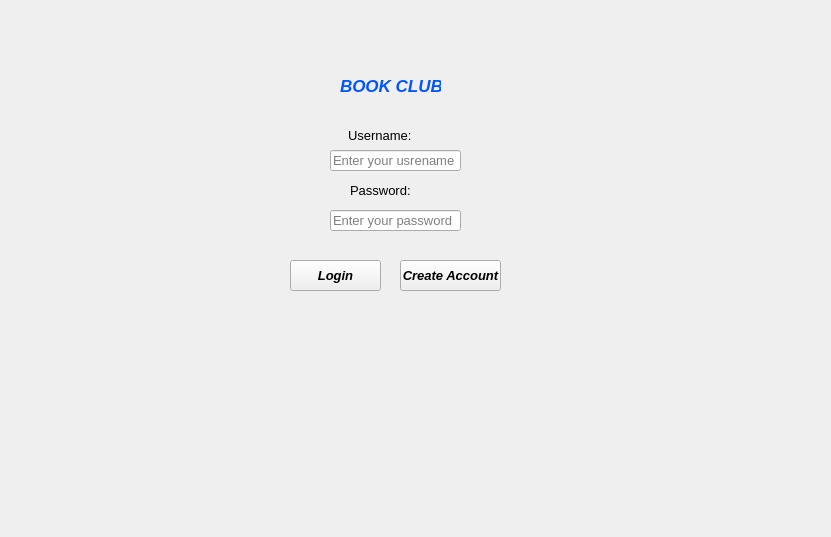
<?xml version="1.0" encoding="UTF-8"?>
<ui version="4.0">
 <class>loginpage</class>
 <widget class="QWidget" name="loginpage">
  <property name="geometry">
   <rect>
    <x>0</x>
    <y>0</y>
    <width>831</width>
    <height>537</height>
   </rect>
  </property>
  <property name="font">
   <font>
    <pointsize>10</pointsize>
   </font>
  </property>
  <property name="windowTitle">
   <string>Form</string>
  </property>
  <widget class="QFrame" name="frame">
   <property name="geometry">
    <rect>
     <x>220</x>
     <y>50</y>
     <width>350</width>
     <height>450</height>
    </rect>
   </property>
   <property name="minimumSize">
    <size>
     <width>350</width>
     <height>450</height>
    </size>
   </property>
   <property name="frameShape">
    <enum>QFrame::Shape::NoFrame</enum>
   </property>
   <property name="frameShadow">
    <enum>QFrame::Shadow::Raised</enum>
   </property>
   <widget class="QLabel" name="titleLabel">
    <property name="geometry">
     <rect>
      <x>120</x>
      <y>20</y>
      <width>101</width>
      <height>31</height>
     </rect>
    </property>
    <property name="font">
     <font>
      <pointsize>13</pointsize>
      <italic>true</italic>
      <bold>true</bold>
     </font>
    </property>
    <property name="styleSheet">
     <string notr="true">color: rgb(0, 85, 255);</string>
    </property>
    <property name="text">
     <string>BOOK CLUB</string>
    </property>
   </widget>
   <widget class="QLabel" name="usernameLabel">
    <property name="geometry">
     <rect>
      <x>128</x>
      <y>75</y>
      <width>71</width>
      <height>21</height>
     </rect>
    </property>
    <property name="text">
     <string>Username:</string>
    </property>
   </widget>
   <widget class="QLineEdit" name="usernameEdit">
    <property name="geometry">
     <rect>
      <x>110</x>
      <y>100</y>
      <width>131</width>
      <height>21</height>
     </rect>
    </property>
    <property name="placeholderText">
     <string>Enter your usrename</string>
    </property>
   </widget>
   <widget class="QLabel" name="passwordLabel">
    <property name="geometry">
     <rect>
      <x>130</x>
      <y>130</y>
      <width>71</width>
      <height>20</height>
     </rect>
    </property>
    <property name="text">
     <string>Password:</string>
    </property>
   </widget>
   <widget class="QLineEdit" name="passwordEdit">
    <property name="geometry">
     <rect>
      <x>110</x>
      <y>160</y>
      <width>131</width>
      <height>21</height>
     </rect>
    </property>
    <property name="echoMode">
     <enum>QLineEdit::EchoMode::Password</enum>
    </property>
    <property name="placeholderText">
     <string>Enter your password</string>
    </property>
   </widget>
   <widget class="QPushButton" name="loginButton">
    <property name="geometry">
     <rect>
      <x>70</x>
      <y>210</y>
      <width>91</width>
      <height>31</height>
     </rect>
    </property>
    <property name="font">
     <font>
      <pointsize>10</pointsize>
      <italic>true</italic>
      <bold>true</bold>
     </font>
    </property>
    <property name="text">
     <string>Login</string>
    </property>
   </widget>
   <widget class="QPushButton" name="registerButton">
    <property name="geometry">
     <rect>
      <x>180</x>
      <y>210</y>
      <width>101</width>
      <height>31</height>
     </rect>
    </property>
    <property name="font">
     <font>
      <pointsize>10</pointsize>
      <italic>true</italic>
      <bold>true</bold>
      <underline>false</underline>
      <strikeout>false</strikeout>
     </font>
    </property>
    <property name="text">
     <string>Create Account</string>
    </property>
   </widget>
   <widget class="QLabel" name="errorLabel">
    <property name="geometry">
     <rect>
      <x>120</x>
      <y>270</y>
      <width>111</width>
      <height>31</height>
     </rect>
    </property>
    <property name="styleSheet">
     <string notr="true">color: rgb(255, 0, 0);</string>
    </property>
    <property name="text">
     <string/>
    </property>
   </widget>
  </widget>
 </widget>
 <resources/>
 <connections/>
</ui>
